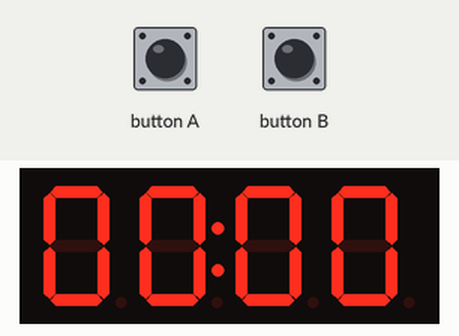
A program run on a simulated BBC micro:bit running MicroPython. Parts: 4-digit seven-segment display. The inputs (shaded band) are chosen by the test bench. Library files of the repository ran but are not shown: tm1637.py.

Above: at 1.2 s.
1.3 s: button A pressed for 0.15 s
At 2.7 s:
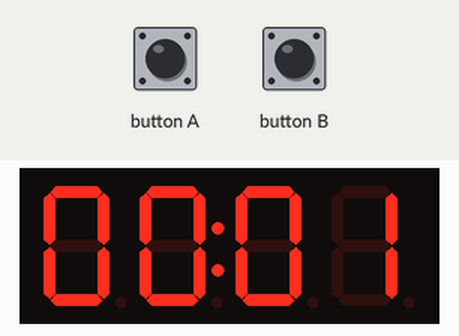
At 3.7 s:
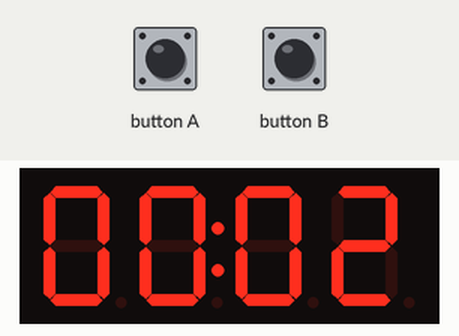
Timing chart, 0 to 5.2 s (numbered marks = the images above; inputs shaded):
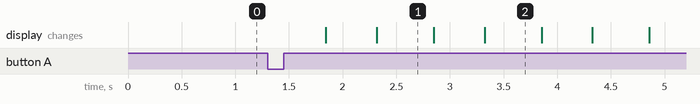

The program:

main.py
```python
# Sample: stoppuhr  (TM1637 4-Digit-Anzeige)
# Board:   BBC micro:bit V2.2
# Sprache: MicroPython
#
# Ziel: Stoppuhr im Format MM:SS. Knopf A startet/pausiert, Knopf B setzt
#       zurueck (nur wenn pausiert - laeuft die Uhr, tut B nichts). Der
#       Doppelpunkt blinkt im Sekundentakt.
#       Nutzt die Bibliothek tm1637.py (2. Datei im Projekt) - siehe README.
#
# --------------------------------------------------------------------------
# Verkabelung  (wie alle TM1637-Samples)
#   Anzeige CLK -> P1     Anzeige DIO -> P2
#   Anzeige VCC -> 3V     Anzeige GND -> GND
# --------------------------------------------------------------------------

from microbit import *
from tm1637 import TM1637

tm = TM1637(clk=pin1, dio=pin2, brightness=3)

laeuft = False
start_ms = 0        # running_time() beim letzten Start
vergangen_ms = 0    # bereits aufsummierte Zeit, waehrend pausiert

while True:
    if button_a.was_pressed():
        if laeuft:
            vergangen_ms += running_time() - start_ms
            laeuft = False
        else:
            start_ms = running_time()
            laeuft = True

    if button_b.was_pressed() and not laeuft:
        vergangen_ms = 0

    aktuell_ms = vergangen_ms + ((running_time() - start_ms) if laeuft else 0)
    sekunden = min(aktuell_ms // 1000, 5999)   # bis 99:59
    minuten = sekunden // 60
    sek = sekunden % 60

    doppelpunkt = (aktuell_ms // 500) % 2 == 0   # blinkt im Sekundentakt
    tm.numbers(minuten, sek, colon=doppelpunkt)
    sleep(50)
```

Measured:
- after the input at 1.3 s, the display: first changes after 0.54 s (image 1 shows a later state)
